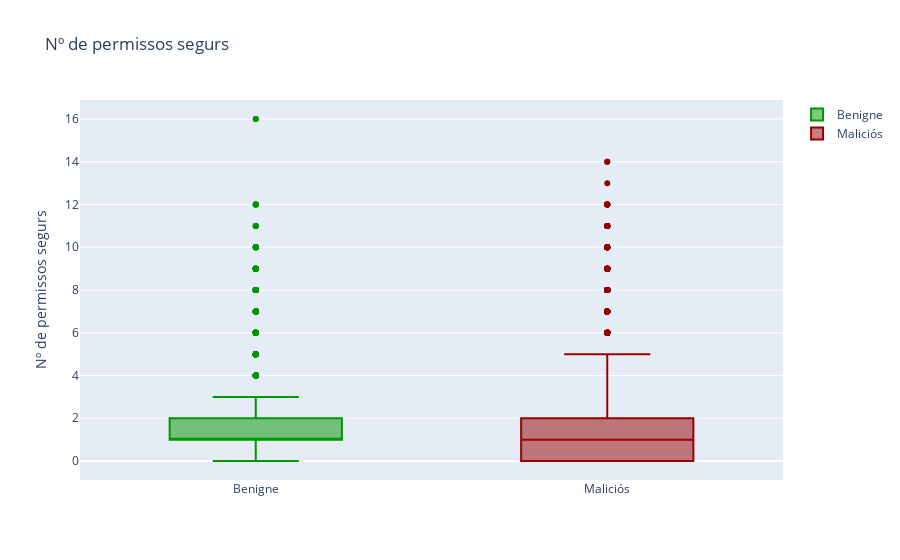

Notebook code for this chart:
### Code cell
Benigne = go.Box(
    y=(dataset['Safe permissions count'][dataset.Class==0]),
    name = 'Benigne',
    marker = dict(
        color = 'rgb(0,150,0)',
    )
)

Malicios = go.Box(
    y=(dataset['Safe permissions count'][dataset.Class==1]),
    name = 'Maliciós',
    marker = dict(
        color = 'rgb(150,0,0)',
    )
)

layout = go.Layout(
    title = "Nº de permissos segurs",
    yaxis= {'title': 'Nº de permissos segurs'}
)

data = [Benigne, Malicios]
py.iplot({'data': data, 'layout': layout})

### Figure 1 — Plotly figure (JSON) as saved in the notebook; plotly's stock layout.template omitted (floating-point values rounded to 4 significant figures; data arrays with more than 128 entries replaced by an {"elided": "..."} marker saying what was removed)
{"data": [{"marker": {"color": "rgb(0,150,0)"}, "name": "Benigne", "type": "box", "y": {"elided": "9999 int values"}}, {"marker": {"color": "rgb(150,0,0)"}, "name": "Maliciós", "type": "box", "y": {"elided": "20000 int values"}}], "layout": {"title": {"text": "Nº de permissos segurs"}, "yaxis": {"title": {"text": "Nº de permissos segurs"}}}}
